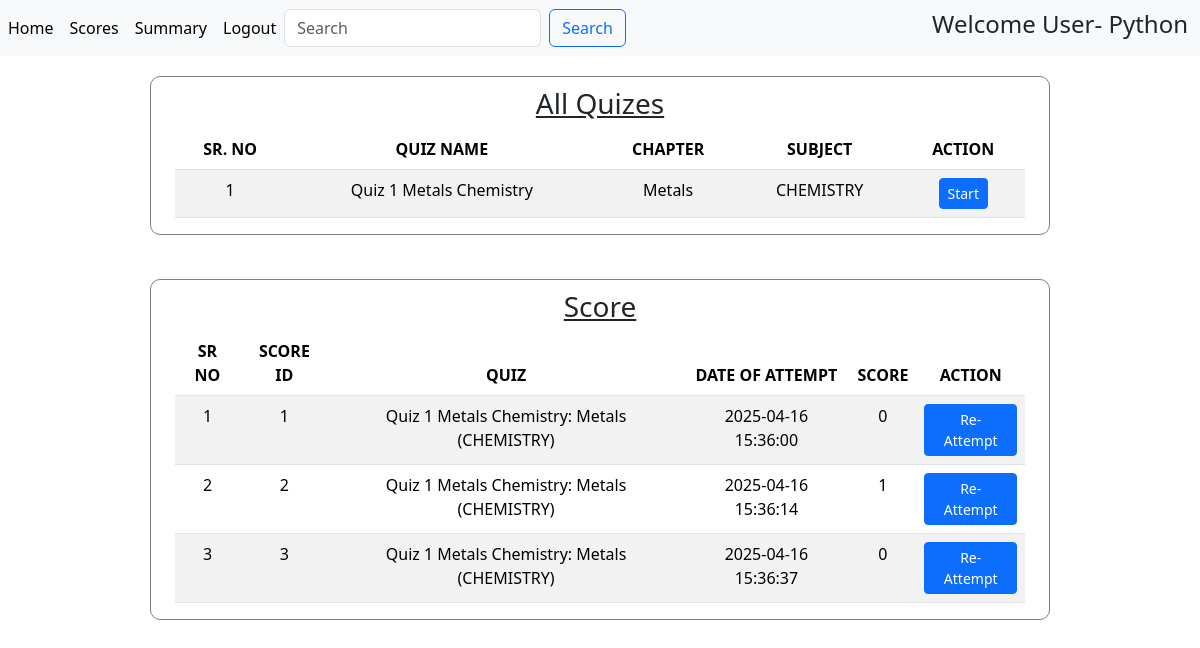
The app's page /user_home (signed in) with its own data.
### models.py (models this page shows)
class User(db.Model):
    id = db.Column(db.Integer, primary_key=True)
    name = db.Column(db.String(50))
    username = db.Column(db.String(10), unique=True, nullable=False)
    password = db.Column(db.String(10), nullable=False)
    role_type = db.Column(db.Integer, nullable=False, default=1) # for admin role_type = 0

class Quiz(db.Model):
    id = db.Column(db.Integer, primary_key=True)
    name = db.Column(db.String(20), default='Quiz')
    chapter_id = db.Column(db.Integer, db.ForeignKey('chapter.id'), nullable= False)
    questions = db.relationship('Question', backref='belongstoquiz', cascade='all, delete')
    scores = db.relationship('Score', backref='belongstoquiz', cascade='all, delete')

class Chapter(db.Model):
    id = db.Column(db.Integer, primary_key=True)
    name = db.Column(db.String(20), nullable=False)
    subject_id = db.Column(db.Integer, db.ForeignKey('subject.id'))
    quizes = db.relationship('Quiz', backref='belongstochapter', cascade='all, delete')

class Subject(db.Model):
    id = db.Column(db.Integer, primary_key=True)
    name = db.Column(db.String(20), unique=True, nullable=False)
    chapters = db.relationship('Chapter', backref='belongstosubject', cascade='all, delete-orphan')

class Score(db.Model):
    id = db.Column(db.Integer, primary_key=True)
    scored = db.Column(db.Integer)
    date_of_attempt = db.Column(db.DateTime, nullable= False, default= func.now())
    user_id = db.Column(db.Integer, db.ForeignKey('user.id'))
    quiz_id = db.Column(db.Integer, db.ForeignKey('quiz.id'))
    responses= db.relationship('Response', backref='belongtoscore', cascade='all, delete')

### routes.py (the view)
@app.route('/user_home')
def user_home():
    id=session['user_id']
    user=User.query.get(id)
    if 'user_id' in session and session['user_id']==id:
        quizes= Quiz.query.all()
        scores= Score.query.filter_by(user_id=id).all()
        return render_template('user_home.html', user=user, quizes=quizes, scores=scores)
    flash('You need to login to access this page','warning')
    return redirect(url_for('logout'))

### templates/user_home.html (shortened to what this page needs)
{% extends 'base.html' %}
{% block bodycontent %}
<nav class="navbar navbar-expand-lg navbar-light bg-light fixed-top">
  <div class="collapse navbar-collapse" id="navbarNav">
    <ul class="navbar-nav">
      <li class="nav-item">
        <a class="nav-link active" aria-current="page" href="/user_home/{{user.id}}">Home</a>
      </li>
      <li class="nav-item">
        <a class="nav-link active" aria-current="page" href="#Score">Scores</a>
      </li>
      <li class="nav-item">
        <a class="nav-link active" href="/user_{{user.id}}/summary">Summary</a>
      </li>
      <li class="nav-item">
        <a class="nav-link active" href="/logout">Logout</a>
      </li>
    </ul>
    <form class="d-flex" action="/user_home/search/{{user.id}}" method="post">
      <input class="form-control me-2" name="search" type="search" placeholder="Search" aria-label="Search">
      <button class="btn btn-outline-primary" type="submit">Search</button>
    </form>
  </div>
  <h4 style="margin-right:1%">Welcome User- {{user.name}}</h4>
</nav>
<div div class="container"
  style="width:75%;margin:auto;background-color:white;padding-left:2%;padding-right:2%;padding-top:10px; text-align:center;border:1px solid grey; border-radius:10px">
  <h3 style="text-align:center;text-decoration:underline">All Quizes</h3>
  {% if quizes %}
  <table class="table table-striped">
    <thead>
      <tr>
        <th>SR. NO</th>
        <th>QUIZ NAME</th>
        <th>CHAPTER</th>
        <th>SUBJECT</th>
        <th>ACTION</th>
      </tr>
    </thead>
    <tbody>
      {% for quiz in quizes %}
      <tr>
        <td>{{loop.index}}</td>
        <td>{{quiz.name}}</td>
        <td>{{quiz.belongstochapter.name}}</td>
        <td>{{quiz.belongstochapter.belongstosubject.name}}</td>
        <td><a href="/user_{{user.id}}/start_quiz/quiz_{{quiz.id}}" class="btn btn-primary btn-sm">Start</a></td>
      </tr>
      {% endfor %}
    </tbody>
  </table>
  {% else %}
  <h5 style="text-align:center">No quiz available.</h5>
  {% endif %}
</div>
<br>
<div class="container" id="Score"
  style="width:75%;margin:auto;margin-top:20px;padding-left:2%;padding-right:2%;padding-top:10px; text-align:center;border:1px solid grey; border-radius:10px">
  <h3 style="text-align:center;text-decoration:underline">Score</h3>
  {% if scores %}
  <table class="table table-striped">
    <thead>
      <th>SR NO</th>
      <th>SCORE ID</th>
      <th>QUIZ</th>
      <th>DATE OF ATTEMPT</th>
      <th>SCORE</th>
      <th>ACTION</th>
    </thead>
    <tbody>
      {% for score in scores %}
      <tr>
        <td>{{loop.index}}</td>
        <td>{{score.id}}</td>
        <td>{{score.belongstoquiz.name}}: {{score.belongstoquiz.belongstochapter.name}} ({{score.belongstoquiz.belongstochapter.belongstosubject.name}})</td>
        <td>{{score.date_of_attempt}}</td>
        <td>{{score.scored}}</td>
        <td><a href="/user_{{user.id}}/start_quiz/quiz_{{score.quiz_id}}" class="btn btn-primary btn-sm">Re-Attempt</a></td>
      </tr>
      {% endfor %}
    </tbody>
  </table>
 {% else %}
 <h5 style="text-align:center">You have not attempted any quiz.</h5>
 {% endif %}
</div>
{% endblock %}

### templates/base.html (shortened to what this page needs)
<!DOCTYPE html>
<html lang="en">
<head>
</head>
<body>
    {% block bodycontent %}
    {% endblock %}
    <link href="https://cdn.jsdelivr.net/npm/bootstrap@5.3.3/dist/css/bootstrap.min.css" rel="stylesheet"
>
</body>
</html>

### templates/user_home.html (style rules this page uses)
body { padding-top: 56px; }
a { text-decoration: none; }

### records on screen
User: name "Python"
Quiz: name "Quiz 1 Metals Chemistry", belongstochapter.name "Metals", belongstochapter.belongstosubject.name "CHEMISTRY"
Score: id "1", belongstoquiz.name "Quiz 1 Metals Chemistry", belongstoquiz.belongstochapter.name "Metals", belongstoquiz.belongstochapter.belongstosubject.name "CHEMISTRY", date_of_attempt "2025-04-16 15:36:00", scored "0"
Score: id "2", belongstoquiz.name "Quiz 1 Metals Chemistry", belongstoquiz.belongstochapter.name "Metals", belongstoquiz.belongstochapter.belongstosubject.name "CHEMISTRY", date_of_attempt "2025-04-16 15:36:14", scored "1"
Score: id "3", belongstoquiz.name "Quiz 1 Metals Chemistry", belongstoquiz.belongstochapter.name "Metals", belongstoquiz.belongstochapter.belongstosubject.name "CHEMISTRY", date_of_attempt "2025-04-16 15:36:37", scored "0"
